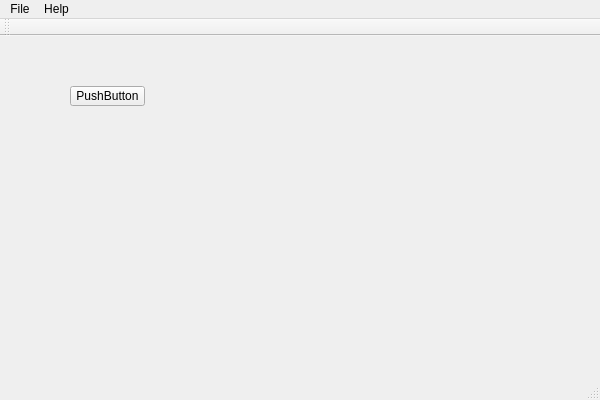
<?xml version="1.0" encoding="UTF-8"?>
<ui version="4.0">
 <class>NetworkQTClass</class>
 <widget class="QMainWindow" name="NetworkQTClass">
  <property name="geometry">
   <rect>
    <x>0</x>
    <y>0</y>
    <width>600</width>
    <height>400</height>
   </rect>
  </property>
  <property name="windowTitle">
   <string>NetworkQT</string>
  </property>
  <widget class="QWidget" name="centralWidget">
   <widget class="QPushButton" name="pushButton">
    <property name="geometry">
     <rect>
      <x>70</x>
      <y>50</y>
      <width>75</width>
      <height>20</height>
     </rect>
    </property>
    <property name="text">
     <string>PushButton</string>
    </property>
   </widget>
  </widget>
  <widget class="QToolBar" name="mainToolBar">
   <attribute name="toolBarArea">
    <enum>TopToolBarArea</enum>
   </attribute>
   <attribute name="toolBarBreak">
    <bool>false</bool>
   </attribute>
  </widget>
  <widget class="QStatusBar" name="statusBar"/>
  <widget class="QMenuBar" name="menuBar">
   <property name="geometry">
    <rect>
     <x>0</x>
     <y>0</y>
     <width>600</width>
     <height>21</height>
    </rect>
   </property>
   <widget class="QMenu" name="menuFile">
    <property name="title">
     <string>File</string>
    </property>
    <widget class="QMenu" name="menuNew">
     <property name="title">
      <string>New</string>
     </property>
     <addaction name="actionSimulation"/>
     <addaction name="actionGraph"/>
    </widget>
    <addaction name="menuNew"/>
    <addaction name="actionExit"/>
   </widget>
   <widget class="QMenu" name="menuHelp">
    <property name="title">
     <string>Help</string>
    </property>
    <addaction name="actionGraph_Types"/>
    <addaction name="actionBroadcast_Schemes"/>
   </widget>
   <addaction name="menuFile"/>
   <addaction name="menuHelp"/>
  </widget>
  <action name="actionExit">
   <property name="text">
    <string>Exit</string>
   </property>
  </action>
  <action name="actionSimulation">
   <property name="text">
    <string>Simulation</string>
   </property>
  </action>
  <action name="actionGraph">
   <property name="text">
    <string>Graph</string>
   </property>
  </action>
  <action name="actionGraph_Types">
   <property name="text">
    <string>Graph Types</string>
   </property>
  </action>
  <action name="actionBroadcast_Schemes">
   <property name="text">
    <string>Broadcast Schemes</string>
   </property>
  </action>
 </widget>
 <layoutdefault spacing="6" margin="11"/>
 <resources>
  <include location="networkqt.qrc"/>
 </resources>
 <connections/>
</ui>
